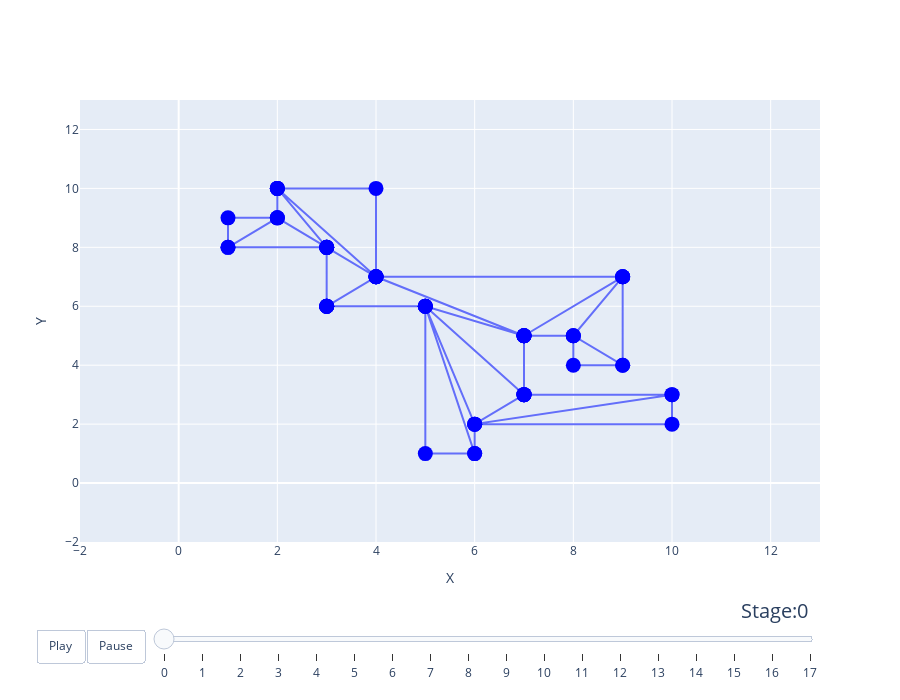

The code cell stored with this chart in its notebook:
### Code cell
fig_dict = {
    "data": [],
    "layout": {},
    "frames": []
}

# Configuração do layout
fig_dict["layout"]["width"] = 900 
fig_dict["layout"]["height"] = 700
fig_dict["layout"]["xaxis"] = {"range": [xMin, xMax], "title": "X"}
fig_dict["layout"]["yaxis"] = {"range": [yMin, yMax], "title": "Y"}
fig_dict["layout"]["hovermode"] = "closest"
fig_dict["layout"]["updatemenus"] = [
    {
        "buttons": [
            {
                "args": [None, {"frame": {"duration": 500, "redraw": False},
                                "fromcurrent": True, "transition": {"duration": 300,
                                                                    "easing": "quadratic-in-out"}}],
                "label": "Play",
                "method": "animate"
            },
            {
                "args": [[None], {"frame": {"duration": 0, "redraw": False},
                                  "mode": "immediate",
                                  "transition": {"duration": 0}}],
                "label": "Pause",
                "method": "animate"
            }
        ],
        "direction": "left",
        "pad": {"r": 10, "t": 87},
        "showactive": False,
        "type": "buttons",
        "x": 0.1,
        "xanchor": "right",
        "y": 0,
        "yanchor": "top"
    }
]

sliders_dict = {
    "active": 0,
    "yanchor": "top",
    "xanchor": "left",
    "currentvalue": {
        "font": {"size": 20},
        "prefix": "Stage:",
        "visible": True,
        "xanchor": "right"
    },
    "transition": {"duration": 300, "easing": "cubic-in-out"},
    "pad": {"b": 10, "t": 50},
    "len": 0.9,
    "x": 0.1,
    "y": 0,
    "steps": []
}

# Configuração inicial do polígono
initial_polygon = polygon_stages2[-1]
x, y = zip(*initial_polygon)

colors = ['blue'] * (len(x))
data_dict = {
    "x": x,
    "y": y,
    "mode": "lines+markers",
    "marker": {"color": colors, "size": 15},
    "name": "Polygon",
    "line": {"shape": "linear"}
}
fig_dict["data"].append(data_dict)

# Criação dos frames para cada estágio do polígono
for i, year in enumerate(stages):
    frame = {"data": [], "name": str(i)}
    mapping_colors = np.array(stages[i])[list(map(lambda x: list(nx.get_node_attributes(colored_Graph, 'pos').values()).index(x), polygon_stages2[-1]))]
    colors = ['blue' if c == None else c for c in mapping_colors]
    data_dict = {
        "x": x,
        "y": y,
        "mode": "lines+markers",
        "marker": {"color": colors, "size": 15},
        "name": "Polygon",
        "line": {"shape": "linear"}
    }
    frame["data"].append(data_dict)
    fig_dict["frames"].append(frame)

    slider_step = {
        "args": [
            [i],
            {"frame": {"duration": 300, "redraw": False},
             "mode": "immediate",
             "transition": {"duration": 300}}
        ],
        "label": i,
        "method": "animate"
    }
    sliders_dict["steps"].append(slider_step)

fig_dict["layout"]["sliders"] = [sliders_dict]

fig = go.Figure(fig_dict)

fig.show()

### Figure 1 — Plotly figure (JSON) as saved in the notebook; plotly's stock layout.template omitted (floating-point values rounded to 4 significant figures)
{"data": [{"line": {"shape": "linear"}, "marker": {"color": ["blue", "blue", "blue", "blue", "blue", "blue", "blue", "blue", "blue", "blue", "blue", "blue", "blue", "blue", "blue", "blue", "blue", "blue", "blue", "blue", "blue", "blue", "blue", "blue", "blue", "blue", "blue", "blue", "blue", "blue", "blue", "blue", "blue", "blue", "blue", "blue", "blue", "blue", "blue", "blue", "blue", "blue", "blue", "blue", "blue", "blue", "blue", "blue", "blue", "blue", "blue", "blue", "blue", "blue", "blue", "blue", "blue", "blue", "blue", "blue", "blue", "blue", "blue"], "size": 15}, "mode": "lines+markers", "name": "Polygon", "type": "scatter", "x": [7, 7, 8, 8, 9, 9, 4, 4, 2, 2, 1, 1, 3, 3, 5, 5, 6, 6, 10, 10, 7, 7, 8, 9, 9, 4, 2, 2, 1, 3, 3, 5, 6, 6, 10, 7, 7, 8, 9, 4, 2, 2, 3, 3, 5, 6, 7, 7, 9, 4, 2, 3, 3, 5, 7, 7, 4, 3, 3, 5, 7, 4, 3], "y": [3, 5, 5, 4, 4, 7, 7, 10, 10, 9, 9, 8, 8, 6, 6, 1, 1, 2, 2, 3, 3, 5, 5, 4, 7, 7, 10, 9, 8, 8, 6, 6, 1, 2, 3, 3, 5, 5, 7, 7, 10, 9, 8, 6, 6, 2, 3, 5, 7, 7, 10, 8, 6, 6, 3, 5, 7, 8, 6, 6, 5, 7, 6]}], "layout": {"height": 700, "hovermode": "closest", "sliders": [{"active": 0, "currentvalue": {"font": {"size": 20}, "prefix": "Stage:", "visible": true, "xanchor": "right"}, "len": 0.9, "pad": {"b": 10, "t": 50}, "steps": [{"args": [[0], {"frame": {"duration": 300, "redraw": false}, "mode": "immediate", "transition": {"duration": 300}}], "label": "0", "method": "animate"}, {"args": [[1], {"frame": {"duration": 300, "redraw": false}, "mode": "immediate", "transition": {"duration": 300}}], "label": "1", "method": "animate"}, {"args": [[2], {"frame": {"duration": 300, "redraw": false}, "mode": "immediate", "transition": {"duration": 300}}], "label": "2", "method": "animate"}, {"args": [[3], {"frame": {"duration": 300, "redraw": false}, "mode": "immediate", "transition": {"duration": 300}}], "label": "3", "method": "animate"}, {"args": [[4], {"frame": {"duration": 300, "redraw": false}, "mode": "immediate", "transition": {"duration": 300}}], "label": "4", "method": "animate"}, {"args": [[5], {"frame": {"duration": 300, "redraw": false}, "mode": "immediate", "transition": {"duration": 300}}], "label": "5", "method": "animate"}, {"args": [[6], {"frame": {"duration": 300, "redraw": false}, "mode": "immediate", "transition": {"duration": 300}}], "label": "6", "method": "animate"}, {"args": [[7], {"frame": {"duration": 300, "redraw": false}, "mode": "immediate", "transition": {"duration": 300}}], "label": "7", "method": "animate"}, {"args": [[8], {"frame": {"duration": 300, "redraw": false}, "mode": "immediate", "transition": {"duration": 300}}], "label": "8", "method": "animate"}, {"args": [[9], {"frame": {"duration": 300, "redraw": false}, "mode": "immediate", "transition": {"duration": 300}}], "label": "9", "method": "animate"}, {"args": [[10], {"frame": {"duration": 300, "redraw": false}, "mode": "immediate", "transition": {"duration": 300}}], "label": "10", "method": "animate"}, {"args": [[11], {"frame": {"duration": 300, "redraw": false}, "mode": "immediate", "transition": {"duration": 300}}], "label": "11", "method": "animate"}, {"args": [[12], {"frame": {"duration": 300, "redraw": false}, "mode": "immediate", "transition": {"duration": 300}}], "label": "12", "method": "animate"}, {"args": [[13], {"frame": {"duration": 300, "redraw": false}, "mode": "immediate", "transition": {"duration": 300}}], "label": "13", "method": "animate"}, {"args": [[14], {"frame": {"duration": 300, "redraw": false}, "mode": "immediate", "transition": {"duration": 300}}], "label": "14", "method": "animate"}, {"args": [[15], {"frame": {"duration": 300, "redraw": false}, "mode": "immediate", "transition": {"duration": 300}}], "label": "15", "method": "animate"}, {"args": [[16], {"frame": {"duration": 300, "redraw": false}, "mode": "immediate", "transition": {"duration": 300}}], "label": "16", "method": "animate"}, {"args": [[17], {"frame": {"duration": 300, "redraw": false}, "mode": "immediate", "transition": {"duration": 300}}], "label": "17", "method": "animate"}], "transition": {"duration": 300, "easing": "cubic-in-out"}, "x": 0.1, "xanchor": "left", "y": 0, "yanchor": "top"}], "updatemenus": [{"buttons": [{"args": [null, {"frame": {"duration": 500, "redraw": false}, "fromcurrent": true, "transition": {"duration": 300, "easing": "quadratic-in-out"}}], "label": "Play", "method": "animate"}, {"args": [[null], {"frame": {"duration": 0, "redraw": false}, "mode": "immediate", "transition": {"duration": 0}}], "label": "Pause", "method": "animate"}], "direction": "left", "pad": {"r": 10, "t": 87}, "showactive": false, "type": "buttons", "x": 0.1, "xanchor": "right", "y": 0, "yanchor": "top"}], "width": 900, "xaxis": {"range": [-2, 13], "title": {"text": "X"}}, "yaxis": {"range": [-2, 13], "title": {"text": "Y"}}}}
